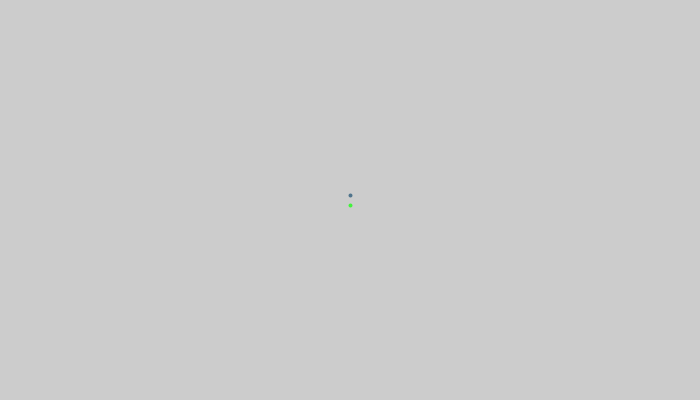
Frame 1 (no input)
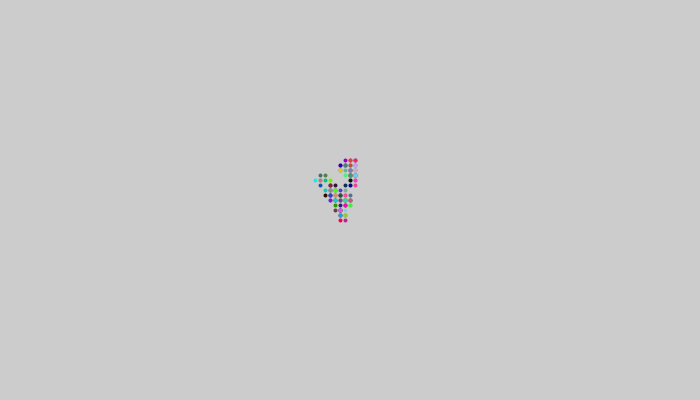
Frame 60 (the mouse pressed at the canvas centre just before this capture)
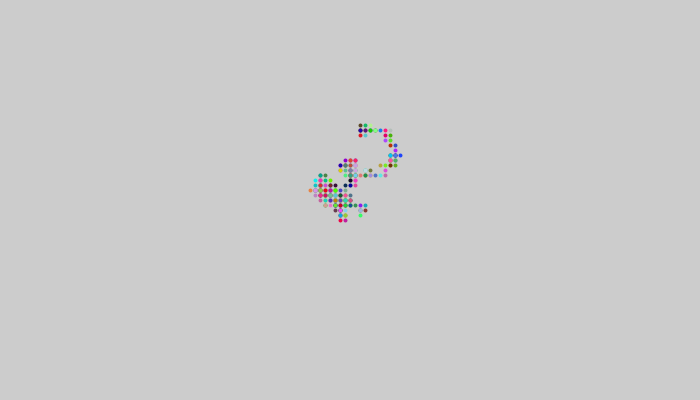
Frame 120 (the mouse held since frame 60 and released just before this capture)

The Processing sketch that drew these frames (run headless with seeded random() and noise(); from frame 60 on, the mouse is pressed at the canvas centre):

// Processing sketch: classPeintre
// ── classPeintre.pde
class Peintre {
  int x, y;
  
  Peintre(){
    x = width/2;
    y = height/2;
  }
  
  void dessiner(){
    strokeWeight(4);
    stroke(random(255),random(255),random(255));
    point(x,y);
  }
  
  void tracer(){
     int choix = int(random(4));
     
     if(choix == 0) x+= 5;
     else if (choix == 1) x -= 5;
     else if(choix == 2) y += 5;
     else { y -= 5; }
  }
  
}

Peintre leonardo;
Peintre pablo;

void setup(){
  size(700,400);
  smooth();
  leonardo = new Peintre();
  pablo = new Peintre();
}

void draw(){
  leonardo.tracer();
  leonardo.dessiner();
  pablo.tracer();
  pablo.dessiner();
}
